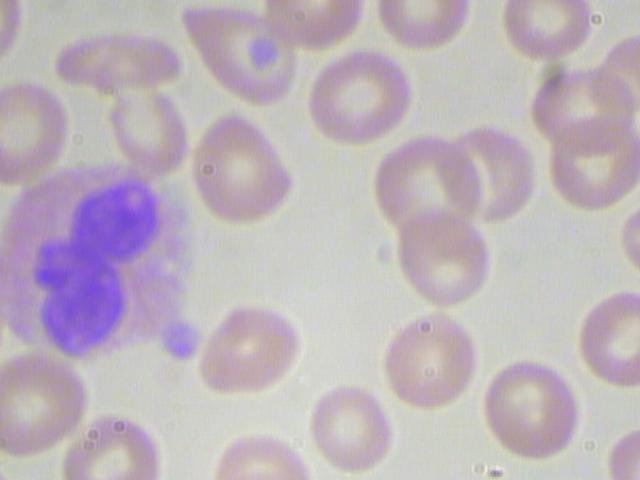
#> input picture blood.jpg, 640 x 480 px
$ python dialation.py --input blood.jpg
#> lines starting #> are read from the running program, lines starting #| are printed output that depends on the picture
from __future__ import print_function
import cv2 as cv
import numpy as np
import argparse
src = None
max_elem = 2
max_kernel_size = 21
title_trackbar_element_shape = 'Element:\n 0: Rect \n 1: Cross \n 2: Ellipse'
title_trackbar_kernel_size = 'Kernel size:\n 2n +1'
title_dilation_window = 'Dilation Demo'
def main(image):
#> called with image = 'blood.jpg'
    global src
    src = cv.imread(cv.samples.findFile(image))
#> src is the input picture: shape (480, 640, 3); mean B, G, R 187.5, 179.4, 189.9
    if src is None:
        print('Could not open or find the image: ', image)
        exit(0)
    cv.namedWindow(title_dilation_window)
    cv.createTrackbar(title_trackbar_element_shape, title_dilation_window, 0, max_elem, dilatation)
#> slider 'Element:\n 0: Rect \n 1: Cross \n' is set to 1
    cv.createTrackbar(title_trackbar_kernel_size, title_dilation_window, 0, max_kernel_size, dilatation)
#> slider 'Kernel size:\n 2n +1' is set to 7
    dilatation(0)
    cv.waitKey(0)
# optional mapping of values with morphological shapes
def morph_shape(val):
    if val == 0:
        return cv.MORPH_RECT
    elif val == 1:
        return cv.MORPH_CROSS
    elif val == 2:
        return cv.MORPH_ELLIPSE

def dilatation(val):
#> called with val = 0
    dilatation_size = cv.getTrackbarPos(title_trackbar_kernel_size, title_dilation_window)
    dilation_shape = morph_shape(cv.getTrackbarPos(title_trackbar_element_shape, title_dilation_window))
    element = cv.getStructuringElement(dilation_shape, (2 * dilatation_size + 1, 2 * dilatation_size + 1),
                                       (dilatation_size, dilatation_size))
    dilatation_dst = cv.dilate(src, element)
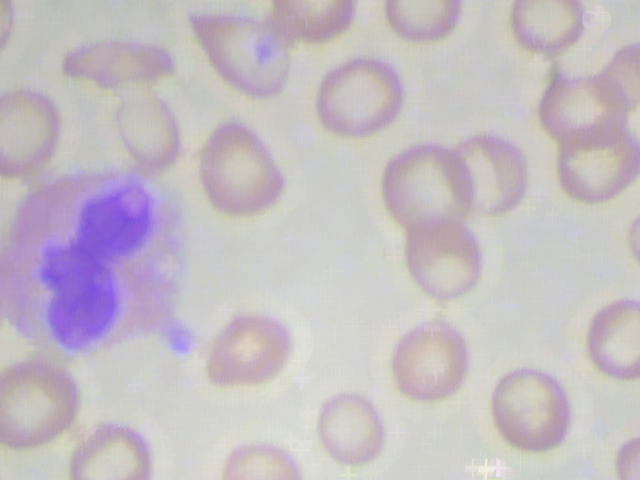
#> dilatation_dst: shape (480, 640, 3); mean B, G, R 195.1, 189.2, 196.6
    cv.imshow(title_dilation_window, dilatation_dst)
if __name__ == "__main__":
    parser = argparse.ArgumentParser(description='Code for Dilating tutorial.')
    parser.add_argument('--input', help='Path to input image.', default='LinuxLogo.jpg')
    args = parser.parse_args()
    main(args.input)
